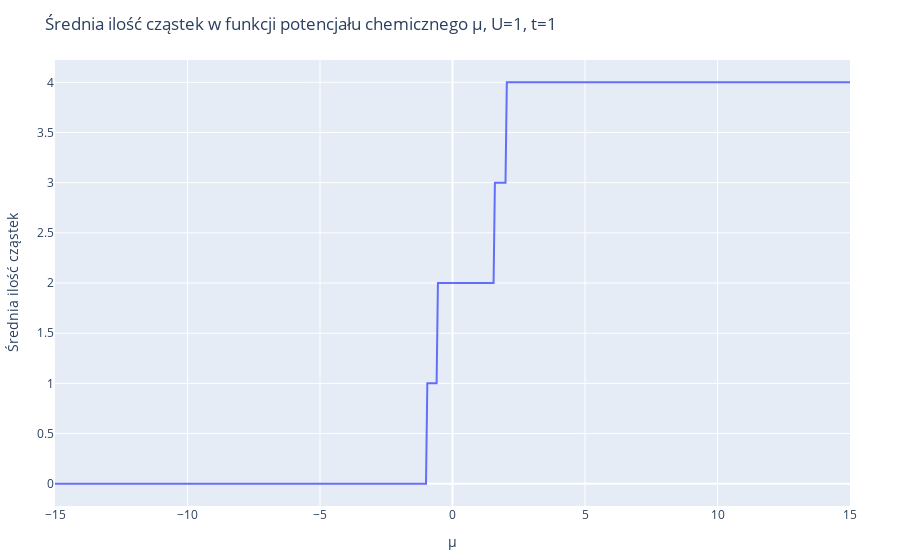

Notebook source saved alongside this figure:
### Markdown cell above
Średnia ilość cząstek w stanie, w zależności od potencjału chemicznego:

### Code cell
avg_no_particles = [[no_particles_from_state(state, N) for state in 
    [states_row[:, i] for states_row in eigvecs]] for i in 1:2^(2N)]

layout = Layout(
    title="Średnia ilość cząstek w funkcji potencjału chemicznego μ, U=$U, t=$t",
    xaxis_title="μ",
    yaxis_title="Średnia ilość cząstek",
)
plot([scatter(x=potentials, y=avg_no_particles[1])], layout)

### Figure 1 — Plotly figure (JSON) as saved in the notebook; plotly's stock layout.template omitted (floating-point values rounded to 4 significant figures; data arrays with more than 128 entries replaced by an {"elided": "..."} marker saying what was removed)
{"data": [{"type": "scatter", "x": {"elided": "601 float values"}, "y": {"elided": "601 float values"}}], "layout": {"margin": {"b": 50, "l": 50, "r": 50, "t": 60}, "title": "Średnia ilość cząstek w funkcji potencjału chemicznego μ, U=1, t=1", "xaxis": {"title": {"text": "μ"}}, "yaxis": {"title": {"text": "Średnia ilość cząstek"}}}}
